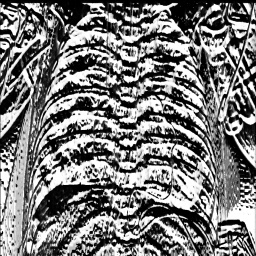
#> input picture Dataset/PNEUMONIA/person1029_bacteria_2961.jpeg, 256 x 256 px; its folder holds only this picture in this run
$ python Median+CLAHE+LBP+Scaling.py
#> lines starting #> are read from the running program, lines starting #| are printed output that depends on the picture
# -*- coding: utf-8 -*-
"""
Created on Sat Nov  2 22:14:59 2019

@author: shefaasaied
"""
import os
import cv2
# [7 lines of commented-out code are left out]

parent_dir = "D:/4th year material/second term/Elective/machine learning/Project/Chest-X-Ray-Image-Classification-in-Medical-Images-Analysis/data/PNEUMONIA"   #### full file path
i=0
for subdir, dirs, files in os.walk(parent_dir):
    for file in files:
        template = os.path.join(subdir,file)
        img = cv2.imread(os.path.join(subdir, file),0)
#> img is the input picture: shape (256, 256); min 0, max 255, mean 122
        # Median-filter
        median = cv2.medianBlur(img,5)
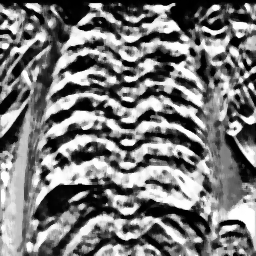
#> median: shape (256, 256); min 0, max 255, mean 121
        # CLAHE-filter
        clahe = cv2.createCLAHE(clipLimit = 4.0, tileGridSize = (8,8))
        cll = clahe.apply(median)
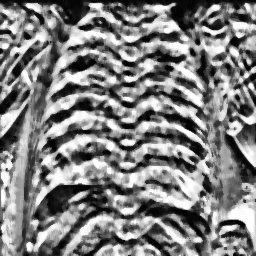
#> cll: shape (256, 256); min 0, max 255, mean 127.1
        # LBP image
#        lbp_image = LocalBinaryPattern(cll)
        # ReScaling
        resized_img = cv2.resize(cll, (256, 256), interpolation = cv2.INTER_AREA)
        # Save the new image in the same directory
        cv2.imwrite(template,resized_img)
        i=i+1
        print(i)

$ run again, on Dataset/PNEUMONIA/person1380_bacteria_3515.jpeg
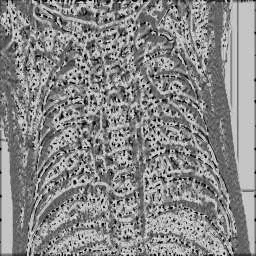
#> input picture Dataset/PNEUMONIA/person1380_bacteria_3515.jpeg, 256 x 256 px
#> img is the input picture: shape (256, 256); min 0, max 31, mean 16.6
#> `median = cv2.medianBlur(img,5)`:
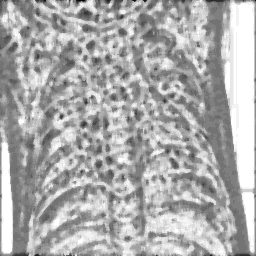
#> median: shape (256, 256); min 2, max 24, mean 16.9; drawn with min black and max white
#> `cll = clahe.apply(median)`:
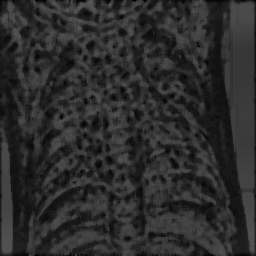
#> cll: shape (256, 256); min 3, max 86, mean 44.2

$ run again, on Dataset/PNEUMONIA/person1406_virus_2409.jpeg
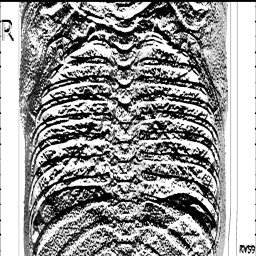
#> input picture Dataset/PNEUMONIA/person1406_virus_2409.jpeg, 256 x 256 px
#> img is the input picture: shape (256, 256); min 0, max 255, mean 151.2
#> `median = cv2.medianBlur(img,5)`:
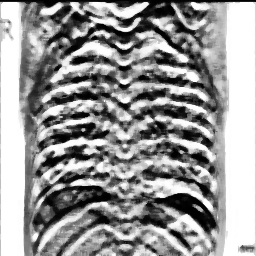
#> median: shape (256, 256); min 0, max 255, mean 151.8
#> `cll = clahe.apply(median)`:
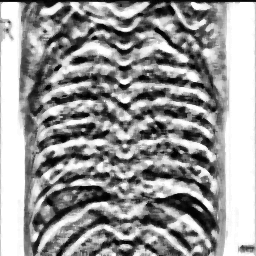
#> cll: shape (256, 256); min 0, max 255, mean 152
